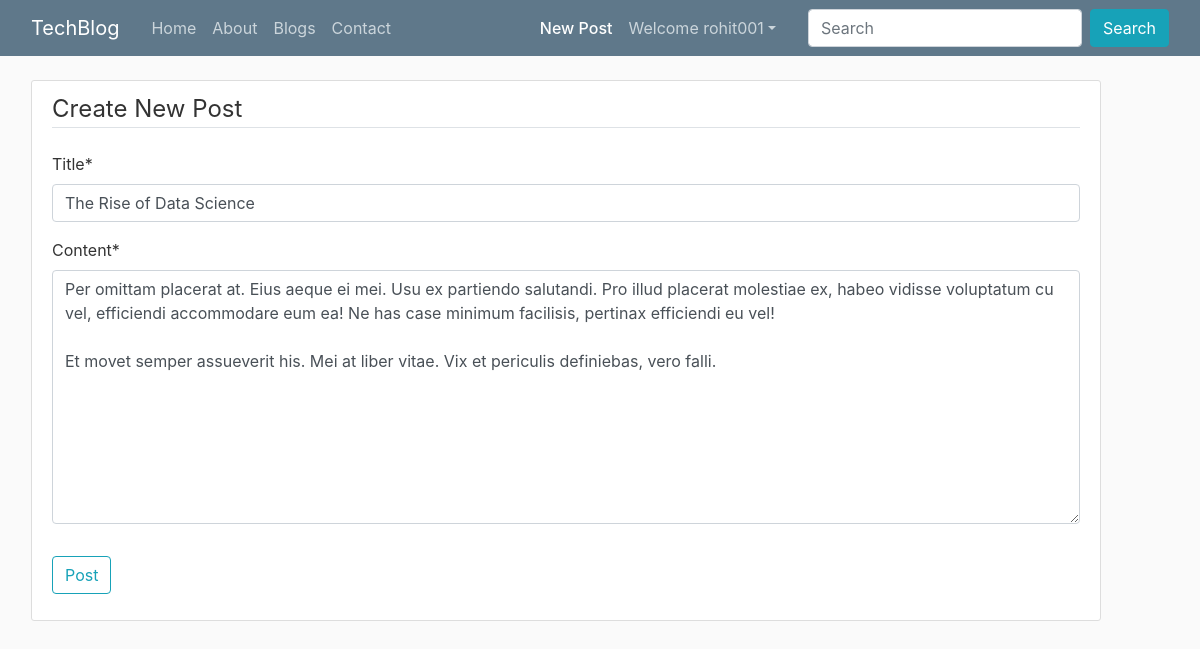
Page /post/43/update (signed in) on the committed database.
### blog/models.py (models this page shows, shortened)
class Post(models.Model):
    title = models.CharField(max_length=100)
    content = models.TextField()
    date_posted = models.DateTimeField(default=timezone.now)
    author = models.ForeignKey(User, on_delete=models.CASCADE)

### blog/views.py (the view, shortened to what this page needs)
# urls.py: path('post/<int:pk>/update', PostUpdateView.as_view(), name='post-update'),
class PostUpdateView(LoginRequiredMixin, UserPassesTestMixin, UpdateView):
    model = Post
    fields= ['title', 'content']
    def test_func(self):
        post = self.get_object()
        if self.request.user == post.author:
            return True
        return False

### blog/templates/blog/post_form.html (shortened to what this page needs)
{% extends "blog/base.html" %}
{% load crispy_forms_tags%}
{% block newpostactive %} active {% endblock newpostactive %}
{% block content %}
<div class="content-section">
<form method="POST">
    <fieldset class="form-group">
        <legend class="border-bottom mb-4">Create New Post</legend>
        {{ form|crispy }}
    </fieldset>
    <div class="form-group">
        <button class="btn btn-outline-info" type="submit">Post</button>
    </div>
</form>
</div>
{% endblock content %}

### blog/templates/blog/base.html (shortened to what this page needs)
{% load static %}
{% load humanize %}
<!DOCTYPE html>
<html>
<head>
  <link rel="stylesheet" href="https://stackpath.bootstrapcdn.com/bootstrap/4.5.2/css/bootstrap.min.css"
>
  <link href="https://cdn.jsdelivr.net/npm/bootstrap@5.1.0/dist/css/bootstrap.min.css" rel="stylesheet"
>
  <link rel="stylesheet" href="https://cdn.jsdelivr.net/npm/bootstrap@4.6.0/dist/css/bootstrap.min.css"
>
  <link rel="stylesheet" type="text/css" href="{% static 'blog/css/main.css' %}">
</head>
<body>
  <header class="site-header">
    <nav class="navbar navbar-expand-md navbar-dark bg-steel fixed-top">
      <div class="container">
        <a class="navbar-brand mr-4" href="{% url 'home' %}">TechBlog</a>
        <div class="collapse navbar-collapse" id="navbarToggle">
          <div class="navbar-nav mr-auto">
            <a class="nav-item nav-link {% block indexactive %} {% endblock indexactive %}"
              href="{% url 'home' %}">Home</a>
            <a class="nav-item nav-link {% block aboutactive %} {% endblock aboutactive %}"
              href="{% url 'blog-about' %}">About</a>
            <a class="nav-item nav-link  {% block homeactive %} {% endblock homeactive %}"
              href="{% url 'blog-home' %}">Blogs</a>
            <a class="nav-item nav-link {% block contactactive %} {% endblock contactactive %}"
              href="{% url 'blog-contact' %}">Contact</a>
          </div>
          <div class="navbar-nav navsearch">
            {% if user.is_authenticated %}
            <a class="nav-item nav-link {% block newpostactive %} {% endblock newpostactive %}"
              href="{% url 'post-create' %}">New Post</a>
            <ul class="navbar-nav mr-2">
              <li class="nav-item dropdown">
                <a class="nav-link dropdown-toggle" href='#' id="navbarDropdown" role="button" data-toggle="dropdown">
                  Welcome {{request.user}}</a>
              </li>
            </ul>
            {% else %}
            <a class="nav-item nav-link {% block loginactive %} {% endblock loginactive %}"
              href="{% url 'login' %}">Login</a>
            <a class="nav-item nav-link {% block registeractive %} {% endblock registeractive %}"
              href="{% url 'register' %}">Register</a>
            {% endif %}
            <form class="form-inline ml-3" methd="get" action="/search">
              <input class="form-control mr-sm-2" type="search" placeholder="Search" aria-label="Search" name="query"
                id="query">
              <button class="btn btn-info my-2 my-sm-0" type="submit">Search</button>
            </form>
          </div>
        </div>
      </div>
    </nav>
  </header>
  <main role="main" class="container">
    <div class="row">
      <div class="col-md-11 mx-3">
        {% block content %}{% endblock %}
      </div>
    </div>
  </main>
</body>
</html>

### blog/static/blog/css/main.css (style rules this page uses)
body { background: #fafafa; color: #333333; margin-top: 5rem; }
ul { margin: 0; }
.container { max-width: 1200px; }
.bg-steel { background-color: #5f788a; }
.site-header .navbar-nav .nav-link { color: #cbd5db; }
.site-header .navbar-nav .nav-link.active { font-weight: 500; }
.content-section { background: #ffffff; padding: 10px 20px; border: 1px solid #dddddd; border-radius: 3px; margin-bottom: 20px; }

### rows in the picture
Post: title "The Rise of Data Science", content "Per omittam placerat at. Eius aeque ei mei. Usu ex partiendo salutandi. Pro illud placerat molestiae ex, habeo vidisse voluptatum cu vel, efficiendi accommodare eum ea! Ne has case minimum facilisis, pertinax efficiendi eu vel! Et movet semper assueverit his. Mei at liber vitae. Vix et periculis definiebas, vero falli."

### other values in the picture
{{ request.user }} "rohit001"
